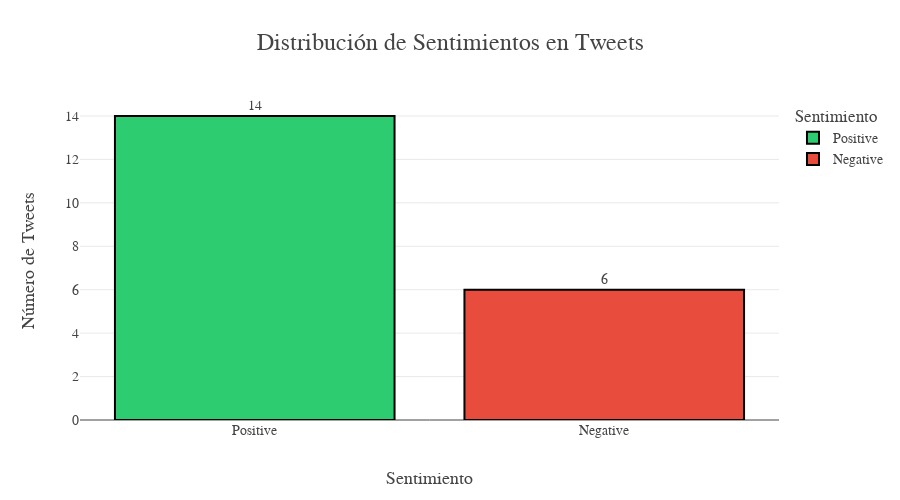

The cell this chart's notebook holds for it:
### Code cell
sentiment_dist_plotly(aux_01)

### Figure 1 — Plotly figure (JSON) as saved in the notebook; plotly's stock layout.template omitted (floating-point values rounded to 4 significant figures)
{"data": [{"alignmentgroup": "True", "hovertemplate": "Sentimiento=%{x}<br>Número de Tweets=%{text}<extra></extra>", "legendgroup": "Positive", "marker": {"color": "#2ECC71", "line": {"color": "black", "width": 2}, "pattern": {"shape": ""}}, "name": "Positive", "offsetgroup": "Positive", "orientation": "v", "showlegend": true, "text": [14], "textposition": "outside", "type": "bar", "x": ["Positive"], "xaxis": "x", "y": [14], "yaxis": "y"}, {"alignmentgroup": "True", "hovertemplate": "Sentimiento=%{x}<br>Número de Tweets=%{text}<extra></extra>", "legendgroup": "Negative", "marker": {"color": "#E74C3C", "line": {"color": "black", "width": 2}, "pattern": {"shape": ""}}, "name": "Negative", "offsetgroup": "Negative", "orientation": "v", "showlegend": true, "text": [6], "textposition": "outside", "type": "bar", "x": ["Negative"], "xaxis": "x", "y": [6], "yaxis": "y"}], "layout": {"barmode": "relative", "font": {"family": "Arial", "size": 14}, "height": 500, "legend": {"title": {"text": "Sentimiento"}, "tracegroupgap": 0}, "plot_bgcolor": "rgba(0,0,0,0)", "title": {"font": {"size": 24}, "text": "Distribución de Sentimientos en Tweets", "x": 0.5}, "xaxis": {"anchor": "y", "categoryarray": ["Positive", "Negative"], "categoryorder": "array", "domain": [0, 1], "title": {"font": {"size": 18}, "text": "Sentimiento"}}, "yaxis": {"anchor": "x", "domain": [0, 1], "gridcolor": "lightgrey", "gridwidth": 0.5, "showgrid": true, "title": {"font": {"size": 18}, "text": "Número de Tweets"}}}}
